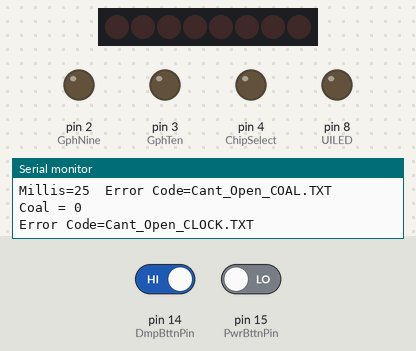
A sketch run on a simulated Arduino Uno, built with avr-gcc and run on an emulated ATmega328P. On the bench: 8 shift-register outputs drawn as a row of LEDs (first output left, lit = HIGH), output pins drawn as LEDs (lit = HIGH), the last lines printed to the serial monitor. Wiring (inferred from the names in the program): shift register (74HC595): data pin 5; shift clock pin 7; latch pin 6. Wiring (inferred from the signals the program sends): row of LEDs: on Q0, Q1, Q2, Q3, Q4, Q5, Q6, Q7. Dashed ring = blinking. The inputs (shaded band) are chosen by the test bench; at power-on: pin 14 (DmpBttnPin) HIGH, pin 15 (PwrBttnPin) LOW. Storage starts empty; pins used as bus, display or sensor lines are not drawn.

Above: at 2.7 s.
2.8 s: pin 14 (DmpBttnPin) driven LOW
At 4.0 s:
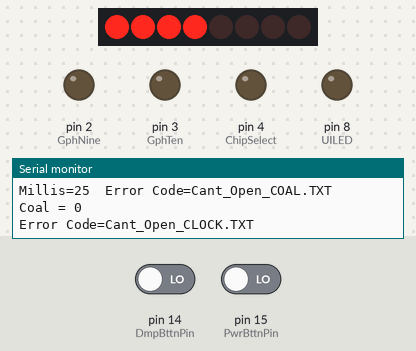
4.3 s: pin 15 (PwrBttnPin) driven HIGH
At 4.7 s:
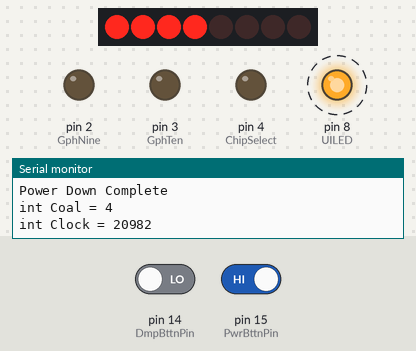
7.3 s: pin 14 (DmpBttnPin) driven HIGH
At 8.1 s:
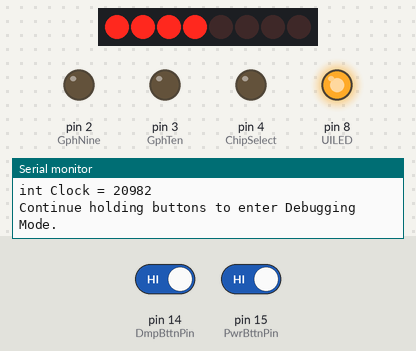
Timing chart, 0 to 10.3 s (numbered marks = the images above; inputs shaded):
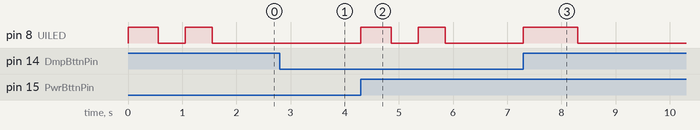

Measured:
- after the input at 4.3 s, pin 8 (UILED): alternates HIGH for 0.53 s and LOW for 0.50 s, 4 changes in all, then stays LOW, starting at once
- after the input at 7.3 s, pin 8 (UILED): LOW → HIGH at once, → LOW 1.0 s later

The sketch:

Powerplant.ino
```cpp
/*
  Ringoes_Powerplant_Script.ino
  V2.1.2.1
  Written by Carlin Greenfield
  This script primarily operates the Sparkfun Bar Graph (Product Number:COM-09938)
  The Bar Graph will go up by 4 every time the "Dump" Button (Attached to A0) is Pressed
  The graph will go down pne bar every 22.5 Seconds, This can be changed by changing int SingleBarValue
  This script Uses a shift Regester (Pins 5-7) to operate the bottom two bars of the Graph
  The top bars are operated by pins 2 and 3.
  The Power button (Attached to A1) prints the time on the clock and the level of the Graph to the Serial Port
  If the Dump Button is HIGH and there isn't enough room ther Error LED will blink and Coal will be set to ten.
  There is an Error LED on Pin 13, this tells us that we hav either 1) tried to do somthing that we cannot (like dump a car without enough Room), or there is a problem with the board. When the Error LED Blinks it will send the Error code to the Serial port
  Things in grey or after a double slash (//) Describe what the code Does

  The script Folder contains 7 Files
  1) The script file (Script.ino) This can only be opened by the arduio IDE (Freware, avalable from arduino.cc/download)
  2) The wiring information in a .fzz file format, can only be opened by fritzing (Free software avalable from ___)
  4) The changelog (Changlog.txt)
  5) Information on the script (README.txt)
  The last two files are Used by the program.
  6) COAL.TXT (Used by the program to save the value of int Clock, DO NOT EDIT THIS.)
  7) CLOCK.TXT (Used by the program to save the value of int Coal, DO NOT EDIT THIS.)*/
//Next two lines Include Libraries used for the SD Card
#include <SPI.h>
#include <SD.h>
//<Declares Pins>
#define GphDataPin 5 //Declares the Data Pin for the IC that will control the Bar Graph
#define GphClockPin 7 //Declares the Clock Pin for the IC that will control the Bar Graph
#define GphLatchPin 6 //Declares the Latch Pin for the IC that will control the Bar Graph
#define ChipSelect 4 //Declares Chipselect, Used by the SD Library.
#define GphNine 2 //The IC only has 8 Outputs, so the top two bars of the graph have their own pins - This is pin 9
#define GphTen 3 //The IC only has 8 Outputs, so the top two bars of the graph have their own pins - This is pin 10
#define PwrBttnPin 15 // This is the input for the Power Button, 15 Tells the Board to use Analog Pin 1 as a Digital Pin
#define DmpBttnPin 14 //This is the input for the Power Button, 14 Tells the Board to use Analog Pin 0 as a Digital Pin
#define UILED 8 //This is the LED that Lights up if somthing goes wrong.
const byte GphNineAndTen[] {GphNine, GphTen}; //this is an array of the 2 pins not controled by the shft Regester. It allows us to use a for loop to use the top 2 LEDs.
//</Declares Pins>
#define SingleBarValue ((1.5 * 60 * 1000) / (4)) //Number is equivelent to (Minutes per Car*60*1000)/(Bars per Car)
byte Coal; //this will be the Bars on the Graph
int Clock; //Milliseconds
boolean DebugMode = false; //If set to true will activate debug mode, Debugging mode can also be activated by pressing power button and dump button simoltaniouslty for 1 seccond
File fileVar;

void setup()
{
  pinMode(UILED, OUTPUT); //Sets the UILED pin as an output, this is put seperate from the rest of the pin declerations so the the UI LED can be on for the whole setup.
  digitalWrite(UILED, HIGH);//Turns on the User Interface LED, this allows us to know that the program is starting.
  //<Sets Pins as inputs and Outputs>
  pinMode(GphDataPin, OUTPUT);
  pinMode(GphClockPin, OUTPUT);
  pinMode(GphLatchPin, OUTPUT);
  pinMode(GphNine, OUTPUT);
  pinMode(GphTen, OUTPUT);
  pinMode(ChipSelect, OUTPUT);
  pinMode(PwrBttnPin, INPUT);
  pinMode(DmpBttnPin, INPUT);
  //</Sets Pins as inputs and Outputs>
  Serial.begin(9600); //Begins Serial Communication for Debugging
  //<Initilaizes SD Card>
  if (!SD.begin(ChipSelect))//if unable to load SD card
  { //Print an error Code to the serial port NOTE: I used NOT initilized as the if statement because that is what the program is checking for, it could be reversed, I didn't
    BlinkUILED();//Blink the User interface LED
    Serial.print("millis=");//Print the Quoted text to the serial port
    Serial.print(millis());//print the return of the function millis to the serial port
    Serial.println(" Error Code=SD_Init_Failed"); //Send the error code to the Serial port
  }
  else//if the SD Card can be loaded
  { //Load States NOTE: this keeps the program from trying to load the Card if there is no SD Card present
    //<Loads stae of int Coal from SD card>
    fileVar = SD.open("COAL.TXT");//Sets File fileVar to SD.open("COAL.TXT")
    if (fileVar) //If the file can be initialized
    { //Loads the variable State
      while (fileVar.available())//While there is something to read from the file
      {
        Coal = Coal + fileVar.read(); //Add the latest charecter from the file to string data
      }
    }
    else //if the file could not be opened
    { //Prints Error Code
      ErrPrint("Cant_Open_COAL.TXT");//Prints the Error code (Quoted Text) and time of Error Code printing to the serial Port and ERRORLOG.TXT
    }
    fileVar.close(); //Close the file
    Serial.print("Coal = ");//Prints the quoted text to the serial port
    Serial.println(Coal);//Prints the value of int coal to the serial port
    //</Loads stae of int Coal from SD card>
    //<Loads stae of int Clock from SD card>
    //NOTE: all the serial communications are used for debugging, I used them to get the code working, and decided not to delete them , incase they are ever needed
    fileVar = SD.open("CLOCK.TXT");//Sets File fileVar to SD.open("CLOCK.TXT")
    if (fileVar) //If the file can be initialized
    { //Loads the variable State
      while (fileVar.available() > 1) //While there is something to read from the file
      { //NOTE: the int variable type isnt large enought to hold the largest possible value of Clock, so the last digit is added outside of the loop.
        Serial.print("fileVar.available() = ");//Prints the quoted text to the serial port
        Serial.println(fileVar.available()); //prints how mant bits stil need to be read
        Clock = (Clock + (fileVar.read() - 48)); //Add the latest charecter from the file to string data
        Serial.print("Clock = ");//Prints the quoted text to the serial port
        Serial.println(Clock);//Prints the value of int Clock to the serial port
        Clock = Clock * 10;
        Serial.print("Clock = ");//Prints the quoted text to the serial port
        Serial.println(Clock);//Prints the value of int Clock to the serial port
      }
      Serial.print("fileVar.available() = "); //Prints the quoted text to the serial port
      Serial.println(fileVar.available()); //prints how mant bits stil need to be read
      Clock = Clock + (fileVar.read() - 48); //Add the latest charecter from the file to string data
      Serial.print("Clock = "); //Prints the quoted text to the serial port
      Serial.println(Clock); //Prints the value of int Clock to the serial port
    }
    else //if the file could not be opened
    { //Prints Error Codes
      Serial.println("Error Code=Cant_Open_CLOCK.TXT"); //Send the error code to the Serial port
    }
    fileVar.close(); //Close the file
    //</Loads stae of int Clock from SD card>
    digitalWrite(UILED, LOW);//Turns off the UILED
  }
}

void loop()
{
  DebugPrint("void loop");// Use the serial Port to print time since startup and Tell debugger that main loop is repeating.
  ClockCount(); //This counts Miliseconds, and decreases Coal by 1 every 1.5 Minutes)
  if ((digitalRead(PwrBttnPin) == HIGH) && !(digitalRead(DmpBttnPin) == HIGH)) //if ((The power button is HIGH) and (the dump button is NOT HIGH))
  { // NOTE: The condition is fales if both buttons are HIGH because that would be ment to engage debug mode.
    PowerDown(); //Saves the state of int Coal and int Clock to the SD Card
    while ((digitalRead(PwrBttnPin) == HIGH) && !(digitalRead(DmpBttnPin) == HIGH)) //while ((The power button is HIGH) and (the dump button is NOT HIGH))
      // NOTE: The condition is fales if both buttons are HIGH because that would be ment to engage debug mode.
    { //this loop wil repeated as long as the condition is true, it keeps the program from detecting the button as being HIGH twice with one long button push
      ClockCount(); // will delay one milisecond and correct the clock as needed
    }
  }
  if ((digitalRead(DmpBttnPin) == HIGH) && !(digitalRead(PwrBttnPin) == HIGH)) //if ((The dump button is HIGH) and (the power button is NOT HIGH))
  { // NOTE: The condition is fales if both buttons are HIGH because that would be ment to engage debug mode.
    Dump(); //Increases int Coal by 4, eventually will play HopperDump.wav sound.
    while ((digitalRead(DmpBttnPin) == HIGH) && !(digitalRead(PwrBttnPin) == HIGH)) //while ((The dump button is HIGH) and (the power button is NOT HIGH))
      // NOTE: The condition is fales if both buttons are HIGH because that would be ment to engage debug mode.
    { //this loop wil repeated as long as the condition is true, it keeps the program from detecting the button as being HIGH twice with one long button push
      ClockCount(); // will delay one milisecond and correct the clock as needed
    }
  }
  if ((digitalRead(DmpBttnPin) == HIGH) && (digitalRead(PwrBttnPin) == HIGH)) //if (the power button is HIGH) and (the dump button is HIGH)
  {
    DebugTrigger();//This Triggers Debug Mode if Power and Dump Buttons are Pressed at the same time for 1 second
    while ((digitalRead(DmpBttnPin) == HIGH) && (digitalRead(PwrBttnPin) == HIGH)) //while ((The power button is HIGH) and (the dump button is  HIGH))
    { //this loop wil repeated as long as the condition is true, it keeps the program from detecting the button as being HIGH twice with one long button push
      ClockCount(); // will delay one milisecond and correct the clock as needed
    }
  }
  GraphLevelSet();//Sets the level of the bar graph to the level of Coal
  ErrorCheck();//Checks variables to make sure they are in peramiters
}

void ClockCount()
{
  DebugPrint("void ClockCount");// Use the serial Port to Tell debugger that ClockCount function hasbeen called.
  delay(1); //this is a 1 milisecond delay, be sure that this only occurs once in loop
  Clock--; // Decrase the clock by one, this counts miliseconds until
  if (Clock <= 0)
  { //resets clock when Time has run out NOTE: there are lines in the code that will take clock below 0 THIS IS NOT AN ERROR!!!
    Clock = SingleBarValue; //Reset Clock
  }
  //Because the debug system cannot print multiple strings in the same line the following 6 lines are needed to print the value of a variable and tag the variable name
  String string = "Coal Level="; //create a string and make it's value "Coal Level="
  string.concat(Coal); //add the ASCII charecters of the value of int Coal to the end of the string
  DebugPrint(string); //print the time since bootup and the string to the debug port
  string = "Clock="; //make the value of variable string "Clock="
  string.concat(Clock); //add the ASCII charecters of the value of int Clock to the end of the string
  DebugPrint(string); //print the time since bootup and the string to the debug port
}

void GraphLevelSet()
{ //This sets the level of the Bar graph
  DebugPrint("void GraphLevelSet"); //Tell us that function has been called via the Serial Port
  byte GphData = 0; //This will be the states for Graph Bars 1-8
  String string; //Used for Debug Print
  for (byte index = 0; index <= 8; index++) //set index to 0 at begining, runs while index is < or = to 8, Changes index by 1 each time
  {
    //Because the debug system cannot print multiple strings in the same line the following 3 lines are needed to print the value of a variable and tag the variable name
    string = "index="; //make the value of variable string "index="
    string.concat(index); //add the ASCII charecters of the value of int index to the end of the string
    DebugPrint(string); //print the time since bootup and the string to the debug port
    if ((Coal - 1) >= index) //Coal-1 is because the index and the bit Write start at 0 and Coal starts at 1
    {
      bitWrite(GphData, index, HIGH); //Change the bit in byte GphData, position "index" to HIGH
    }
    else
    {
      bitWrite(GphData, index, LOW); //Change the bit in byte GphData, position "index" to LOW
    }
  }
  string = "GphData="; //make the value of variable string "GphData="
  string.concat(GphData); //add the ASCII charecters of the value of byte GphData to the end of the string
  DebugPrint(string); //print the time since bootup and the string to the debug port
  shiftOut(GphDataPin, GphClockPin, MSBFIRST, GphData);//Send GphData to the shift Regester.
  //the next two  lines triger the latch pin to tell the shift regester to write the data.
  digitalWrite(GphLatchPin, HIGH);
  digitalWrite(GphLatchPin, LOW);
  //<deal with the 2 pins that are not controled by the shift regester.>
  for (byte index = 0; index <= 1; index++) //set index to 0 at begining, runs while index is < or = to 8, Changes index by 1 each time
  {
    if ((Coal - 9) >= index) //Coal-9 is because the index 0 controls the 9th Line of the Graph
    {
      digitalWrite(GphNineAndTen[index], HIGH); //Send power to Pin "GphNineAndTen[index]"
    }
    else
    {
      digitalWrite(GphNineAndTen[index], LOW); //kill power to Pin "GphNineAndTen[index]"
    }
  }
}

void Dump()
{
  DebugPrint("void Dump"); //Tell us that function has been called via the Serial Port
  if (Coal <= 6) //if there is room for the car to be dumped
  {
    Coal = Coal + 4; //Change Coal by 4
    //Play Hopper_Dump.wav
  }
  else // if there isn't room for the car to be dumped
  {
    Coal = 10; // Set Coal to It's Max Value
    GraphLevelSet();//Sets the Level of the Bar Graph NOTE: this makes the bar graph represent the coal Level Immidiatly, instead of after the LED Blinks
    ErrPrint("Too_Much_Coal");//Prints the Error code (Quoted Text) and time of Error Code printing to the serial Port and ERRORLOG.TXT
    //Save Error Code to Log.txt on SD Card along with time since reset
  }
}

void BlinkUILED()
{ //Blinks the User Interface LED
  int Delay = 500; //The time btween Blinks
  digitalWrite(UILED, HIGH);//Turn On the LED
  delay(Delay);//Wait for Delay Msecs
  digitalWrite(UILED, LOW); //Turn Off LED
  delay(Delay);//Wait for Delay Msecs
  digitalWrite(UILED, HIGH);//Turn On the LED
  delay(Delay);//Wait for Delay Msecs
  digitalWrite(UILED, LOW); //Turn Off LED
  Clock = Clock - (Delay * 3); //Make up for Time Lost
}

void DebugTrigger()
{ //This Triggers Debug Mode if Power and Dump Buttons are Pressed at the same time for 1 second
  DebugPrint("void DebugTrigger()"); //Tell us that function has been called via the Serial Port
  int Delay = 1000; //declare Variable Delay and set it to 1000 - NOTE the delay command uses miliseconds, so take seconds and multiply by 1000
  digitalWrite(UILED, HIGH); //Turn on the User Interface LED
  if (DebugMode == false) //if not in Debug Mode
  {
    Serial.println("Continue holding buttons to enter Debugging Mode.");//Print "Continue holding buttons to enter Debugging Mode." to the serial Port
  }
  else if (DebugMode == true) //if in Debugging Mode - NOTE; else if will only be invoked if above is false
  {
    Serial.println("Continue holding buttons to exit Debugging Mode.");//Print "Continue holding buttons to exit Debugging Mode." to the serial Port
  }
  delay(Delay);//wait for "Delay" msecs
  if ((digitalRead(DmpBttnPin) == HIGH) && (digitalRead(PwrBttnPin) == HIGH)) //if both Power and Dump Buttons are Still HIGH
  {
    if (DebugMode == false) //if not in Debug Mode
    {
      DebugMode = true; //activate Debug Mode
      Serial.println("Debugging Mode Activated");//Tell us that we have activated Debug Mode via the serial Port
    }
    else if (DebugMode == true) //if in Debugging Mode - NOTE; else if will only be invoked if above is false
    {
      DebugMode = false; //deactivate Debug Mode
      Serial.println("Debugging Mode Deactivated");//Tell us that we have deactivated Debug Mode via the serial Port
    }
  }
  if ((digitalRead(DmpBttnPin) != HIGH) || (digitalRead(PwrBttnPin) != HIGH)) //if either Power and Dump Buttons are not Still HIGH
  {
    if (DebugMode == false) //if not in Debug Mode
    {
      Serial.println("Debugging Mode activation Cancled");//Tell us that we have not activated Debug Mode via the serial Port
    }
    else if (DebugMode == true) //if in Debugging Mode - NOTE; else if will only be invoked if above is false
    {
      Serial.println("Debugging Mode Deactivatation Cancelled");//Tell us that we have not deactivated Debug Mode via the serial Port
    }
  }
  digitalWrite(UILED, LOW); //turn of the User interface LED
  Clock = Clock - Delay; //Corect the Clock
}

void DebugPrint(String string)
{
  int Delay = 1000;
  if (DebugMode == true)
  {
    Serial.print(string);//print the info
    delay(Delay);//wait so that the programmer can keep track of what is happening
    Clock = Clock - Delay; //Correct the clock for time lost
  }
}

void ErrorCheck()
{
  //Checks Errors
  //NOTE: None of these should be true, this is an ERROR checker
  if (Coal > 10) //if Coal > 10
  {
    Coal = 10; //Set Coal to 0
    ErrPrint("Coal_>_10");//Prints the Error code (Quoted Text) and time of Error Code printing to the serial Port and ERRORLOG.TXT
  }
  if (Clock > SingleBarValue)
  {
    Clock = SingleBarValue; //Reset Clock
    ErrPrint("Clock_>_SingleBarValue");//Prints the Error code (Quoted Text) and time of Error Code printing to the serial Port and ERRORLOG.TXT
  }
}

void ErrPrint(String ErrCode)
{ //This prints an error code to the serial port and Blinks the UILED
  digitalWrite(UILED, HIGH);
  Serial.print("Millis="); //Print the quoted text to the file
  Serial.print(millis()); //Print the value of millis to the file
  Serial.print("  Error Code="); //print the quoted text to the file
  Serial.println(ErrCode);//print the error code to the file
  if (!SD.begin(ChipSelect))//if unable to load SD card
  { //Print an error Code to the serial port NOTE: I used NOT initilized as the if statement because that is what the program is checking for, it could be reversed, I didn't
    BlinkUILED();//Blink the User interface LED
    Serial.print("millis=");//Print the Quoted text to the serial port
    Serial.print(millis());//print the return of the function millis to the serial port
    Serial.println("  Error Code=SD_Init_Failed"); //Send the error code to the Serial port
  }
  else//if the SD Card can be loaded
  {
    //Next 3 lines print the Value of int Coal
    fileVar = SD.open("ERRORLOG.TXT", FILE_WRITE);//Sets the File fileVar to a command that opens the file for writing
    if (fileVar)//if the file can be opened
    {
      fileVar.print("Millis="); //Print the quoted text to the file
      fileVar.print(millis()); //Print the value of millis to the file
      fileVar.print("  Error Code="); //print the quoted text to the file
      fileVar.println(ErrCode);//print the error code to the file
      fileVar.close();// close the file
    }
    else
    {
      // if the file didn't open, print an error:
      Serial.println("Error Code=Cant_Open_COAL.TXT_Powerdown");//Prints the quoted text to the serial port
    }
    BlinkUILED();
  }
}

void PowerDown()
{ //this saves the value of int Clock and int Coal to the SD card, it also prints them to the serial port
  digitalWrite(UILED, HIGH); //Turns on the Error LED
  DebugPrint("void PowerDown"); //Tell us that function has been called via the Serial Port
  //Next 3 lines print the Value of int Coal
  SD.remove("COAL.TXT");//Delete the old value of int Coal from the txt file
  fileVar = SD.open("COAL.TXT", FILE_WRITE);//Sets the File fileVar to a command that opens the file for writing
  if (fileVar)//if the file can be opened
  {
    Serial.print("Writing to COAL.TXT...");//Prints the quoted text to the serial port
    fileVar.write(Coal);//Write the VALUE of coal to the text file, NOT the the ASCII charecters for it.
    fileVar.close();// close the file
    Serial.println("done.");//Prints the quoted text to the serial port
  }
  else
  {
    // if the file didn't open, print an error:
    ErrPrint("Cant_Open_COAL.TXT_Powerdown");//Prints the Error code (Quoted Text) and time of Error Code printing to the serial Port and ERRORLOG.TXT
  }
  SD.remove("CLOCK.TXT");//Delete the old value of int Clock from the txt file
  fileVar = SD.open("CLOCK.TXT", FILE_WRITE); //Sets the File fileVar to a command that opens the file for writing
  if (fileVar) //if the file can be opened
  {
    Serial.print("Writing to CLOCK.TXT...");//Prints the quoted text to the serial port
    fileVar.print(Clock); //Write the ASCII NUMBERS that MAKE UP the value of the variable to the file
    fileVar.close();// close the file
    Serial.println("done.");//Prints the quoted text to the serial port
  }
  else //If the file couldnt be opened
  {
    Serial.println("Error Code=Cant_Open_CLOCK.TXT_Powerdown");//Prints the quoted text to the serial port
  }

  Serial.println("Power Down Complete");//Prints the quoted text to the serial port
  Serial.print("int Coal = ");//Prints the quoted text to the serial port
  Serial.println(Coal);//Prints the value of int Clock to the serial port
  Serial.print("int Clock = ");//Prints the quoted text to the serial port
  Serial.println(Clock);//Prints the value of int Clock to the serial port
  BlinkUILED(); //Blink the User interface LED
}
```
